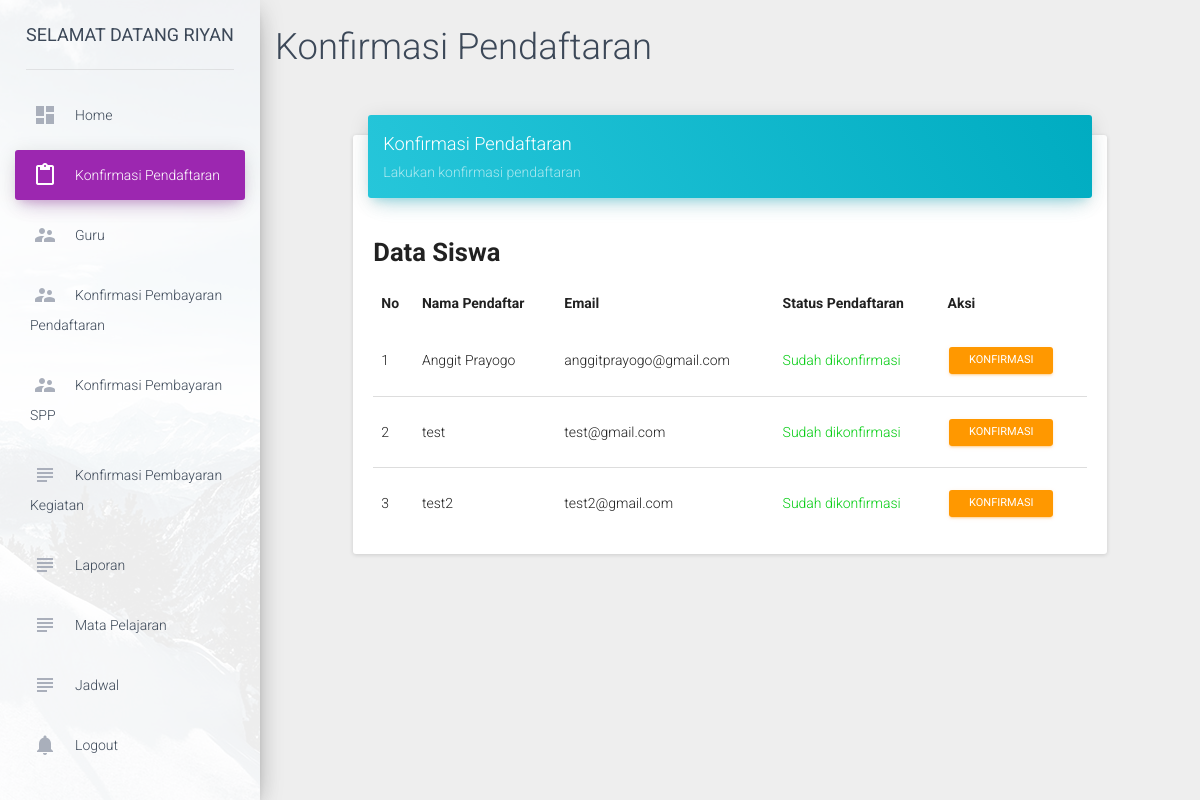
/dashboard/index.php?page=7 (signed in), run on the app's committed database.
### tables this page shows
CREATE TABLE IF NOT EXISTS `detail_pendaftaran` (
`Id` int(11) NOT NULL,
  `id_user` int(11) DEFAULT NULL,
  `id_admin` int(11) DEFAULT NULL,
  `tanggal_daftar` date DEFAULT NULL,
  `metode_pembayaran_pendaftaran` varchar(255) DEFAULT NULL COMMENT 'metode_pembayaran',
  `kelas` varchar(255) DEFAULT NULL,
  `usia` varchar(255) DEFAULT NULL,
  `status_pendaftaran` varchar(255) DEFAULT NULL,
  `status_kegiatan` int(11) NOT NULL DEFAULT '0',
  `biaya_kegiatan` int(11) DEFAULT '0',
  `tanggal_kegiatan` date DEFAULT NULL,
  `bukti_konfirmasi_pembayaran_kegiatan` varchar(255) DEFAULT NULL
);

CREATE TABLE IF NOT EXISTS `pendaftaran` (
`Id` int(11) NOT NULL,
  `nama` varchar(100) DEFAULT NULL,
  `nama_panggilan` varchar(50) DEFAULT NULL,
  `tempat_lahir` varchar(50) DEFAULT NULL,
  `tanggal_lahir` date DEFAULT NULL,
  `jenis_kelamin` char(1) DEFAULT NULL,
  `anak_ke` int(11) DEFAULT NULL,
  `jumlah_saudara` int(11) DEFAULT NULL,
  `di_jakarta_ikut` varchar(100) DEFAULT NULL,
  `nama_ayah` varchar(255) DEFAULT NULL,
  `tempat_lahir_ayah` varchar(255) DEFAULT NULL,
  `tanggal_lahir_ayah` date DEFAULT NULL,
  `pendidikan_terakhir_ayah` varchar(50) DEFAULT NULL,
  `pekerjaan_ayah` varchar(255) DEFAULT NULL,
  `agama_ayah` varchar(255) DEFAULT NULL,
  `nama_ibu` varchar(255) DEFAULT NULL,
  `tempat_lahir_ibu` varchar(255) DEFAULT NULL,
  `tanggal_lahir_ibu` date DEFAULT NULL,
  `pendidikan_terakhir_ibu` varchar(255) DEFAULT NULL,
  `pekerjaan_ibu` varchar(255) DEFAULT NULL,
  `agama_ibu` varchar(255) DEFAULT NULL,
  `telp` varchar(255) DEFAULT NULL,
  `upload_akte` varchar(255) DEFAULT NULL,
  `upload_kartu_keluarga` varchar(255) DEFAULT NULL,
  `foto_anak` varchar(255) DEFAULT NULL,
  `foto_keluarga` varchar(255) DEFAULT NULL
);

CREATE TABLE IF NOT EXISTS `akun` (
`Id` int(11) NOT NULL,
  `email` varchar(255) DEFAULT NULL,
  `password` varchar(255) DEFAULT NULL,
  `nama_admin` varchar(255) DEFAULT NULL,
  `role_user` varchar(255) DEFAULT NULL,
  `id_user` int(255) DEFAULT NULL
);

### dashboard/include/konfirmasi_pendaftaran.php (the view, shortened to what this page needs)
<h2>Konfirmasi Pendaftaran</h2>
<div class="row">
    <div class="col-sm-12 col-md-8 col-lg-10 col-lg-offset-1">
        <div class="card" style="margin-top: 50px">
            <div class="card-header" data-background-color="blue">
                <h4 class="title">Konfirmasi Pendaftaran</h4>
                <p class="category">Lakukan konfirmasi pendaftaran</p>
            </div>
            <div class="card-content">
                <h3 style="overflow: hidden;"><b>Data Siswa</b></h3>
				<table class="table table-hover">
					<thead>
						<tr>
							<td><b>No</b></td>
							<td><b>Nama Pendaftar</b></td>
							<td><b>Email</b></td>
							<td><b>Status Pendaftaran</b></td>
							<td><b>Aksi</b></td>
						</tr>
					</thead>
				    <tbody>
				    	<?php
				    		$query 	= "SELECT a.nama, a.id as id_daftar, b.id as id_akun,b.email,c.*
				    				FROM pendaftaran a, akun b, detail_pendaftaran c
						    		WHERE a.id=b.id_user
						    		AND b.role_user=1
						    		AND c.id_user = a.id
                    				AND a.upload_akte != ''
                    				AND a.upload_kartu_keluarga != ''
                    				AND a.foto_anak != ''
                    				AND a.foto_keluarga != ''";
				    		$exec 	=	mysqli_query($conn, $query);
				    		if ($exec) {
				    			$total	= mysqli_num_rows($exec);
				    			if ($total > 0) {
				    				while ($rows = mysqli_fetch_array($exec)) {
				    				    $status = $rows['status_pendaftaran'];
				    	?>
									<tr>
										<td><?php echo ++$no; ?></td>
										<td><?php echo $rows['nama']; ?></td>
										<td><?php echo $rows['email']; ?></td>
										<td><?php
										$status == 0 ?
										print("<font color='#e74c3c'>Belum dikonfirmasi</font>") :
										print("<font color='##2ecc71'>Sudah dikonfirmasi</font>");
										?></td>
										<td>
											<a href="include/proses_konfirmasi_pendaftaran.php?ida=<?php echo $rows['id_akun'] ?>&idd=<?php echo $rows['id_daftar'] ?>&idu=<?php echo $Id ?>" class="btn btn-warning btn-sm">Konfirmasi</a>
										</td>
									</tr>
				    	<?php
				    				}
				    			}else{
				    				echo "<td colspan='5' align='center'><h3><b>Belum ada siswa daftar</b></h3></td>";
				    			}
				    		}else{
				    			echo mysqli_error($conn);
				    		}
				    	?>
				    </tbody>
				</table>
            </div>
        </div>
    </div>
</div>

### data on the page
detail_pendaftaran: id_user.nama "Anggit Prayogo", akun.email "anggitprayogo@gmail.com"
detail_pendaftaran: id_user.nama "test", akun.email "test@gmail.com"
detail_pendaftaran: id_user.nama "test2", akun.email "test2@gmail.com"

### other printed values
$nama_admin "RIYAN"
